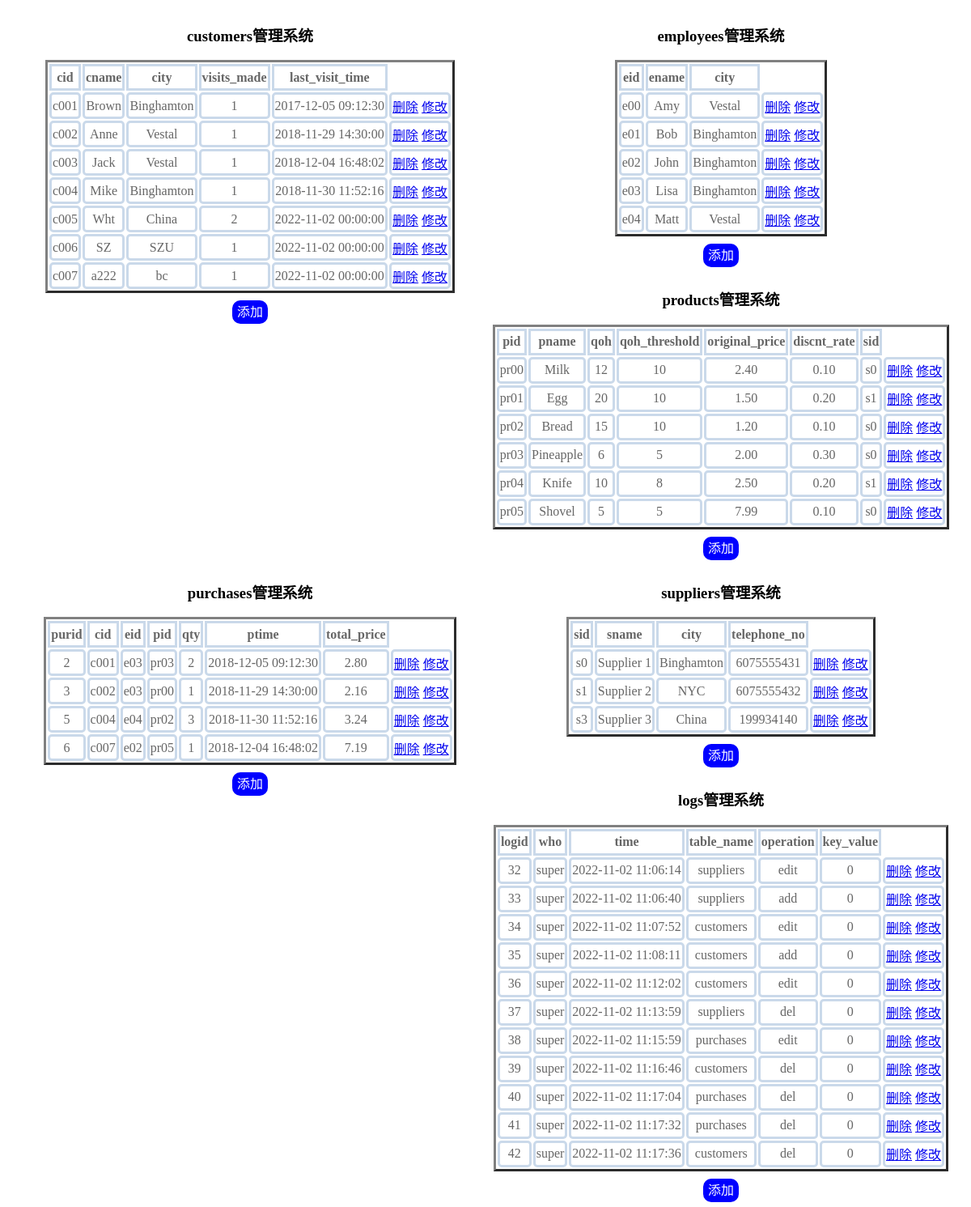
The page / on the database its author committed.
### tables this page shows
CREATE TABLE IF NOT EXISTS `customers` (
  `cid` varchar(4) NOT NULL,
  `cname` varchar(15) DEFAULT NULL,
  `city` varchar(15) DEFAULT NULL,
  `visits_made` int(5) DEFAULT NULL,
  `last_visit_time` datetime DEFAULT NULL,
  PRIMARY KEY (`cid`)
);

CREATE TABLE IF NOT EXISTS `employees` (
  `eid` varchar(3) NOT NULL,
  `ename` varchar(15) DEFAULT NULL,
  `city` varchar(15) DEFAULT NULL,
  PRIMARY KEY (`eid`)
);

CREATE TABLE IF NOT EXISTS `products` (
  `pid` varchar(4) NOT NULL,
  `pname` varchar(15) NOT NULL,
  `qoh` int(5) NOT NULL,
  `qoh_threshold` int(5) DEFAULT NULL,
  `original_price` decimal(6,2) DEFAULT NULL,
  `discnt_rate` decimal(3,2) DEFAULT NULL,
  `sid` varchar(2) DEFAULT NULL,
  PRIMARY KEY (`pid`),
  KEY `sid` (`sid`)
);

CREATE TABLE IF NOT EXISTS `suppliers` (
  `sid` varchar(2) NOT NULL,
  `sname` varchar(15) NOT NULL,
  `city` varchar(15) DEFAULT NULL,
  `telephone_no` char(10) DEFAULT NULL,
  PRIMARY KEY (`sid`),
  UNIQUE KEY `sname` (`sname`)
);

CREATE TABLE IF NOT EXISTS `purchases` (
  `purid` int(11) NOT NULL,
  `cid` varchar(4) NOT NULL,
  `eid` varchar(3) NOT NULL,
  `pid` varchar(4) NOT NULL,
  `qty` int(5) DEFAULT NULL,
  `ptime` datetime DEFAULT NULL,
  `total_price` decimal(7,2) DEFAULT NULL,
  PRIMARY KEY (`purid`),
  KEY `cid` (`cid`),
  KEY `eid` (`eid`),
  KEY `pid` (`pid`)
);

CREATE TABLE IF NOT EXISTS `logs` (
  `logid` int(5) NOT NULL AUTO_INCREMENT,
  `who` varchar(10) NOT NULL,
  `time` datetime NOT NULL,
  `table_name` varchar(20) NOT NULL,
  `operation` varchar(6) NOT NULL,
  `key_value` varchar(4) DEFAULT NULL,
  PRIMARY KEY (`logid`)
);

### index.php (the view, shortened to what this page needs)
<!DOCTYPE html>
<html>
<head>
</head>
<body>
	<div class="wrapper">
		<?php
			$conn = @mysqli_connect(HOST,USER,PASS,DBNAME) or die("提示：数据库连接失败！");
			mysqli_select_db($conn,DBNAME);
			mysqli_set_charset($conn,'utf8');
			$tableName=['customers','employees','products','suppliers','purchases','logs'];
			for($k=0;$k<6;$k++){
				if($k%2==0){
					echo"<div class='left-box'>";
				}else if($k%2==1){
					echo"<div class='right-box'>";
				}
				echo"<h3>{$tableName[$k]}管理系统</h3>
				<table id={$k} border=3>";
				$sql = "select * from {$tableName[$k]}";
				$result = mysqli_query($conn,$sql);
				$fieldNum=mysqli_num_fields($result);
				echo"<tr>";
				for($i=0;$i<$fieldNum;$i++){
					$field_info = mysqli_fetch_field_direct($result,$i);
					echo"<th>{$field_info->name}</th>";
				}
				echo"</tr>";
				$rowNum=mysqli_num_rows($result);
				$idName=mysqli_fetch_field_direct($result,0);
				for($i=0; $i<$rowNum; $i++){
					$row = mysqli_fetch_array($result,MYSQLI_NUM);
					echo "<tr>";
					for($j=0;$j<$fieldNum;$j++){
						echo "<td>{$row[$j]}</td>";
					}
					echo "<td>
							<a href='javascript:del(\"{$row[0]}\",\"{$tableName[$k]}\",\"{$idName->name}\")'>删除</a>
							<a href='javascript:edit($k,$i )'>修改</a>
						</td>";
					echo "</tr>";
				}
				echo"</table>
					<div class='add' id='add-{$k}'>
						<a href='javascript:add($k);'>添加</a>
					</div>
				</div>";
			}
		?>
</body>
</html>

### index.php (style rules this page uses)
.wrapper { margin: 10px; border-radius:10px； }
h3 { text-align: center; }
.left-box { width:50%; float:left; }
.right-box { width:50%; float:right; }
.add { margin: 10px 0; text-align:center; }
.add a { text-decoration: none;color: #fff;background-color:blue;padding: 6px;border-radius: 10px; }
td { text-align: center; border-radius:5px; }
table { margin: 0 auto; text-align: center; }
table td, table th { border: 3px solid #cad9ea; color: #666; height: 25px; }

### rows shown on the page
customers: cid "c001", cname "Brown", city "Binghamton", visits_made "1", last_visit_time "2017-12-05 09:12:30"
customers: cid "c002", cname "Anne", city "Vestal", visits_made "1", last_visit_time "2018-11-29 14:30:00"
customers: cid "c003", cname "Jack", city "Vestal", visits_made "1", last_visit_time "2018-12-04 16:48:02"
customers: cid "c004", cname "Mike", city "Binghamton", visits_made "1", last_visit_time "2018-11-30 11:52:16"
customers: cid "c005", cname "Wht", city "China", visits_made "2", last_visit_time "2022-11-02 00:00:00"
customers: cid "c006", cname "SZ", city "SZU", visits_made "1", last_visit_time "2022-11-02 00:00:00"
customers: cid "c007", cname "a222", city "bc", visits_made "1", last_visit_time "2022-11-02 00:00:00"
employees: eid "e00", ename "Amy", city "Vestal"
employees: eid "e01", ename "Bob", city "Binghamton"
employees: eid "e02", ename "John", city "Binghamton"
employees: eid "e03", ename "Lisa", city "Binghamton"
employees: eid "e04", ename "Matt", city "Vestal"
products: pid "pr00", pname "Milk", qoh "12", qoh_threshold "10", original_price "2.40", discnt_rate "0.10", sid "s0"
products: pid "pr01", pname "Egg", qoh "20", qoh_threshold "10", original_price "1.50", discnt_rate "0.20", sid "s1"
products: pid "pr02", pname "Bread", qoh "15", qoh_threshold "10", original_price "1.20", discnt_rate "0.10", sid "s0"
products: pid "pr03", pname "Pineapple", qoh "6", qoh_threshold "5", original_price "2.00", discnt_rate "0.30", sid "s0"
products: pid "pr04", pname "Knife", qoh "10", qoh_threshold "8", original_price "2.50", discnt_rate "0.20", sid "s1"
products: pid "pr05", pname "Shovel", qoh "5", qoh_threshold "5", original_price "7.99", discnt_rate "0.10", sid "s0"
suppliers: sid "s0", sname "Supplier 1", city "Binghamton", telephone_no "6075555431"
suppliers: sid "s1", sname "Supplier 2", city "NYC", telephone_no "6075555432"
suppliers: sid "s3", sname "Supplier 3", city "China", telephone_no "199934140"
purchases: purid "2", cid "c001", eid "e03", pid "pr03", qty "2", ptime "2018-12-05 09:12:30", total_price "2.80"
purchases: purid "3", cid "c002", eid "e03", pid "pr00", qty "1", ptime "2018-11-29 14:30:00", total_price "2.16"
purchases: purid "5", cid "c004", eid "e04", pid "pr02", qty "3", ptime "2018-11-30 11:52:16", total_price "3.24"
purchases: purid "6", cid "c007", eid "e02", pid "pr05", qty "1", ptime "2018-12-04 16:48:02", total_price "7.19"
logs: logid "32", who "super", time "2022-11-02 11:06:14", table_name "suppliers", operation "edit", key_value "0"
logs: logid "33", who "super", time "2022-11-02 11:06:40", table_name "suppliers", operation "add", key_value "0"
logs: logid "34", who "super", time "2022-11-02 11:07:52", table_name "customers", operation "edit", key_value "0"
logs: logid "35", who "super", time "2022-11-02 11:08:11", table_name "customers", operation "add", key_value "0"
logs: logid "36", who "super", time "2022-11-02 11:12:02", table_name "customers", operation "edit", key_value "0"
logs: logid "37", who "super", time "2022-11-02 11:13:59", table_name "suppliers", operation "del", key_value "0"
logs: logid "38", who "super", time "2022-11-02 11:15:59", table_name "purchases", operation "edit", key_value "0"
logs: logid "39", who "super", time "2022-11-02 11:16:46", table_name "customers", operation "del", key_value "0"
logs: logid "40", who "super", time "2022-11-02 11:17:04", table_name "purchases", operation "del", key_value "0"
logs: logid "41", who "super", time "2022-11-02 11:17:32", table_name "purchases", operation "del", key_value "0"
logs: logid "42", who "super", time "2022-11-02 11:17:36", table_name "customers", operation "del", key_value "0"

### other values the page prints
$tableName[$k] "customers"
$field_info->name "cid"
$field_info->name "cname"
$field_info->name "city"
$field_info->name "visits_made"
$field_info->name "last_visit_time"
$tableName[$k] "employees"
$field_info->name "eid"
$field_info->name "ename"
$tableName[$k] "products"
$field_info->name "pid"
$field_info->name "pname"
$field_info->name "qoh"
$field_info->name "qoh_threshold"
$field_info->name "original_price"
